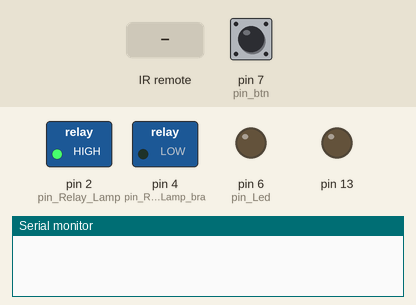
This sketch was run on a simulated Arduino Uno, built with avr-gcc and run on an emulated ATmega328P. On the bench: switched loads named in the sketch (green lamp = pin HIGH), output pins drawn as LEDs (lit = HIGH), the last lines printed to the serial monitor. Inputs (shaded band) come from the test bench; at power-on: pin 7 (pin_btn) HIGH. Pins used as bus, display or sensor lines are not drawn.

Above: at 1.2 s.
1.3 s: pin 7 (pin_btn) pulled LOW for 0.15 s
At 2.7 s:
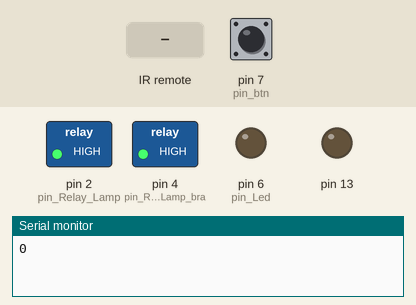
3.0 s: infrared code 0x2C806A95 received
At 3.6 s:
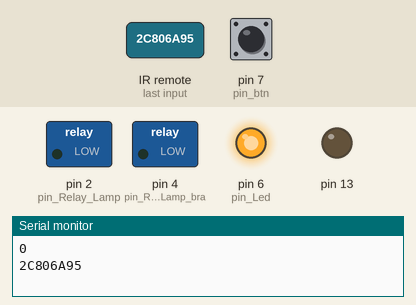
4.8 s: infrared code 0x9593FCC received
At 5.5 s:
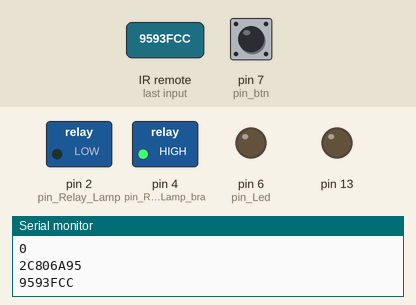
6.6 s: infrared code 0x2C80A857 received
At 8.1 s:
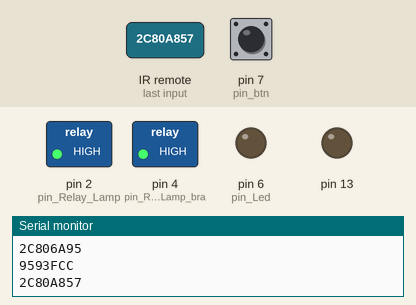
8.4 s: infrared code 0x89211467 received
At 9.5 s:
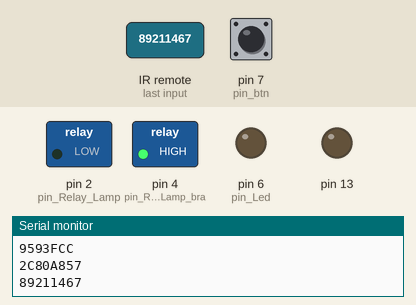
10.2 s: pin 7 (pin_btn) pulsed LOW 2 times (0.12 s each, 0.3 s apart)
At 10.38 s:
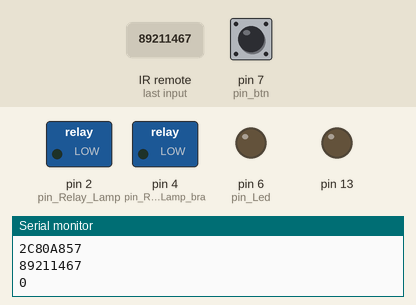
Timing chart, 0 to 13.2 s (numbered marks = the images above; inputs shaded):
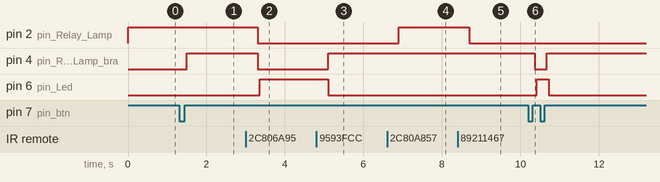

The sketch:

entrance_v1.0.ino
```cpp
#include <IRremote.h>

boolean lamp_flag=false;
boolean lamp_bra_flag=false;
boolean led_flag=false;
boolean btn_flag=false;
boolean btn;


long btn_Press_time=0;
long btn_Release_time=0;

#define  hold_time 500  // время удержания кнопки для второй функиции
#define  dbc 300        // время дребезга
#define  wait 50        // время задержки между условиями для правильной отработки всего


#define  pin_Relay_Lamp       2  // реле лампы основоного коридора
#define  pin_btn   7             // кнопка (второй контакт на земле, первый на пине 7 через подтягивающий резистор к питанию
#define  pin_Relay_Lamp_bra   4  // реле бра
#define  pin_Led   6             // led

#define RECV_PIN  12
#define IR_gnd_pin  9
#define IR_vcc_pin  10
IRrecv irrecv(RECV_PIN);
decode_results results;

void setup() {

pinMode(pin_btn, INPUT_PULLUP);              // кнопка Lamp
pinMode(pin_Relay_Lamp, OUTPUT);             // реле Lamp
pinMode(pin_Relay_Lamp_bra, OUTPUT);         // реле Lamp
digitalWrite(pin_Relay_Lamp, HIGH);
lamp_flag=true;

pinMode(pin_Led, OUTPUT);

pinMode(13, OUTPUT);
digitalWrite(13, LOW);


pinMode(IR_gnd_pin, OUTPUT);
pinMode(IR_vcc_pin, OUTPUT);
digitalWrite(IR_gnd_pin, LOW);
digitalWrite(IR_vcc_pin, HIGH);
irrecv.enableIRIn();


Serial.begin(9600);

}

void loop()
{

   if (irrecv.decode(&results)) {
    Serial.println(results.value, HEX);
   delay (300);
//========================================= включение всего =================================================================================================================
if (results.value == 0x2C80A857 || results.value == 0x6D79949 || results.value == 0xFA918620)

  {
  digitalWrite(pin_Relay_Lamp,HIGH);
  lamp_flag=true;
  digitalWrite(pin_Led,LOW);
  led_flag=false;
  digitalWrite(pin_Relay_Lamp_bra, HIGH);
  lamp_bra_flag=true;

  }

if  (results.value == 0x2C806A95 || results.value == 0x89211467 || results.value == 0x9593FCC || results.value == 0x78480B02)

  {
  digitalWrite(pin_Relay_Lamp,LOW);
  lamp_flag=false;
  digitalWrite(pin_Relay_Lamp_bra, LOW);
  lamp_bra_flag=false;

  }
//========================================= включение люстры =================================================================================================================
 if (results.value == 0x2C8012ED || results.value == 0x634A88E7 || results.value == 0x9C59C84C || results.value == 0x9E1E9682 || results.value == 0x650F571D)

  {digitalWrite(pin_Relay_Lamp,HIGH);
  lamp_flag=true;
  digitalWrite(pin_Led,LOW);
  led_flag=false;

 }


 if (results.value == 0x2C80F20D || results.value == 0xAFD60AA0 || results.value == 0x519314C9)

 {  digitalWrite(pin_Relay_Lamp,LOW);
  lamp_flag=false;

  }

//========================================= включение бра =================================================================================================================
 if (results.value == 0x2C80AA55 || results.value == 0xAC6DDC64 || results.value == 0x54FB4305 || results.value == 0x9593FCC || results.value == 0x89211467)

 {
  digitalWrite(pin_Relay_Lamp_bra, HIGH);
  lamp_bra_flag=true;
  digitalWrite(pin_Led,LOW);
  led_flag=false;

 }

 if (results.value == 0x5ACBE564 || results.value == 0xA69D3A05 || results.value == 0x2C80827D)

  {digitalWrite(pin_Relay_Lamp_bra,0);
  lamp_bra_flag=false;

  }

//========================================= включение led =====================================================================================================================
 if (results.value == 0x40F1FA2B || results.value == 0x40F1FA2B || results.value == 0xC077253E || results.value == 0xE0B32FD9 || results.value == 0x2C806897)
 {
  digitalWrite(pin_Led, HIGH);
  }
 if (results.value == 0xDDAD9E88 || results.value == 0x2C80B04F || results.value == 0x23BB80E1 || results.value == 0xF5088BC4)
  {
    digitalWrite(pin_Led,0);
   }
delay (50);
 irrecv.resume(); // считать следующее значение
   }
//==================================== обработка кнопки Lamp =============================================================================================================================

  btn = !digitalRead(pin_btn); // считать текущее положение кнопки

  if (btn == 1 && btn_flag == 0 && millis() - btn_Press_time > dbc) // кнопка нажата, выставляю флаг
  {
    btn_flag=1;
    btn_Press_time=millis();
    delay(wait);
  }

  if (btn==0 && btn_flag == 1)                      // кнопка отжата, начинаем обработку
  {
       Serial.println("0");
      btn_flag=0;
      btn_Release_time=millis();
      delay(wait);

    if (btn_Release_time - btn_Press_time < hold_time)
        {                                                     // если кратковременное нажатие
         lamp_bra_flag=!lamp_bra_flag;
         digitalWrite(pin_Relay_Lamp_bra,lamp_bra_flag);    // переключаю бра
         delay(wait);

        }
     else {if (btn_Release_time - btn_Press_time > hold_time)
        {                                                     // если удерживали больше hold_time
         lamp_flag=!lamp_flag;
         digitalWrite(pin_Relay_Lamp,lamp_flag);                        // переключаю лампу осн. коридора
         delay(wait);
         }
       }
     }
//======================= включение/выключение LED подсветки по флагам релюшек ================================================
if (lamp_bra_flag==false && lamp_flag==false && led_flag==false)
  {
    digitalWrite(pin_Led, HIGH);
     led_flag=true;
  }
if ((lamp_bra_flag==true || lamp_flag==true) && led_flag==true)
{
    digitalWrite(pin_Led, LOW);
     led_flag=false;
  }

//==================================================== конец =======================================================================

}
```

Measured:
- after the input at 1.3 s, pin 4 (pin_Relay_Lamp_bra): LOW → HIGH after 0.20 s
- after the input at 3.0 s, pin 2 (pin_Relay_Lamp), pin 4 (pin_Relay_Lamp_bra): HIGH → LOW after 0.30 s; pin 6 (pin_Led): LOW → HIGH after 0.35 s
- after the input at 4.8 s, pin 4 (pin_Relay_Lamp_bra): LOW → HIGH after 0.30 s; pin 6 (pin_Led): HIGH → LOW after 0.30 s
- after the input at 6.6 s, pin 2 (pin_Relay_Lamp): LOW → HIGH after 0.30 s
- after the input at 8.4 s, pin 2 (pin_Relay_Lamp): HIGH → LOW after 0.30 s
- after the input at 10.2 s, pin 4 (pin_Relay_Lamp_bra): HIGH → LOW after 0.17 s, → HIGH 0.30 s later; pin 6 (pin_Led): LOW → HIGH after 0.22 s, → LOW 0.30 s later
